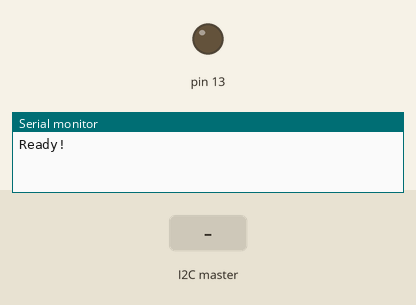
Recording of a program running on a simulated Arduino Uno, built with avr-gcc and run on an emulated ATmega328P. Parts: output pins drawn as LEDs (lit = HIGH), the last lines printed to the serial monitor. The inputs (shaded band) are chosen by the test bench.

Above: at 1.2 s.
1.3 s: the I2C master sends the byte 1
At 2.0 s:
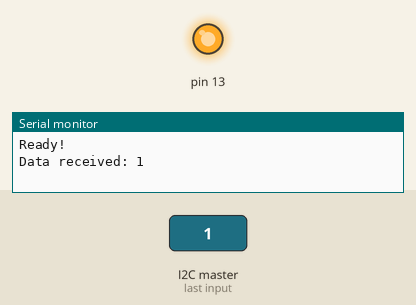
2.8 s: the I2C master sends the byte 0
At 3.2 s:
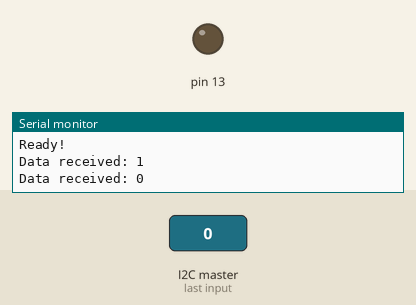
4.3 s: the I2C master sends the byte 2
At 5.5 s:
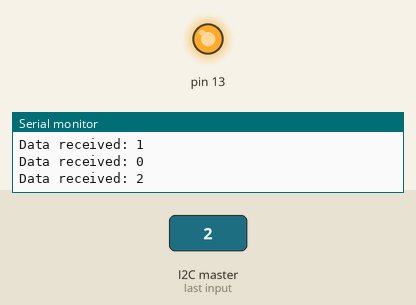
Timing chart, 0 to 7.3 s (numbered marks = the images above; inputs shaded):
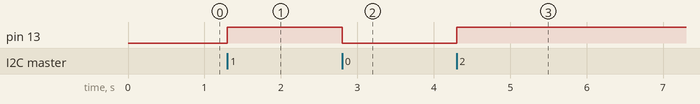

Measured:
- after the input at 1.3 s, pin 13: LOW → HIGH at once
- after the input at 2.8 s, pin 13: HIGH → LOW at once
- after the input at 4.3 s, pin 13: LOW → HIGH at once

The program:

main.cpp
```cpp
#include <Arduino.h>
#include <Wire.h>
#define SLAVE_ADDRESS 0x08

int recvByte = 0;
int state = 0;

void receiveData(int byteCount){
  while(Wire.available()) {
    recvByte = Wire.read();
    Serial.print("Data received: ");
    Serial.println(recvByte);
    if (state == 0){
      digitalWrite(13, HIGH); // set the LED on
      state = 1;
      }
    else{
      digitalWrite(13, LOW); // set the LED off
      state = 0;
      }
  }
}

void setup() {
  pinMode(13, OUTPUT);
  Serial.begin(9600); // start serial for output
  // initialize i2c as slave
  Wire.begin(SLAVE_ADDRESS);

  // define callbacks for i2c communication
  Wire.onReceive(receiveData);

  Serial.println("Ready!");
}

void loop() {
  delay(100);
}
```
